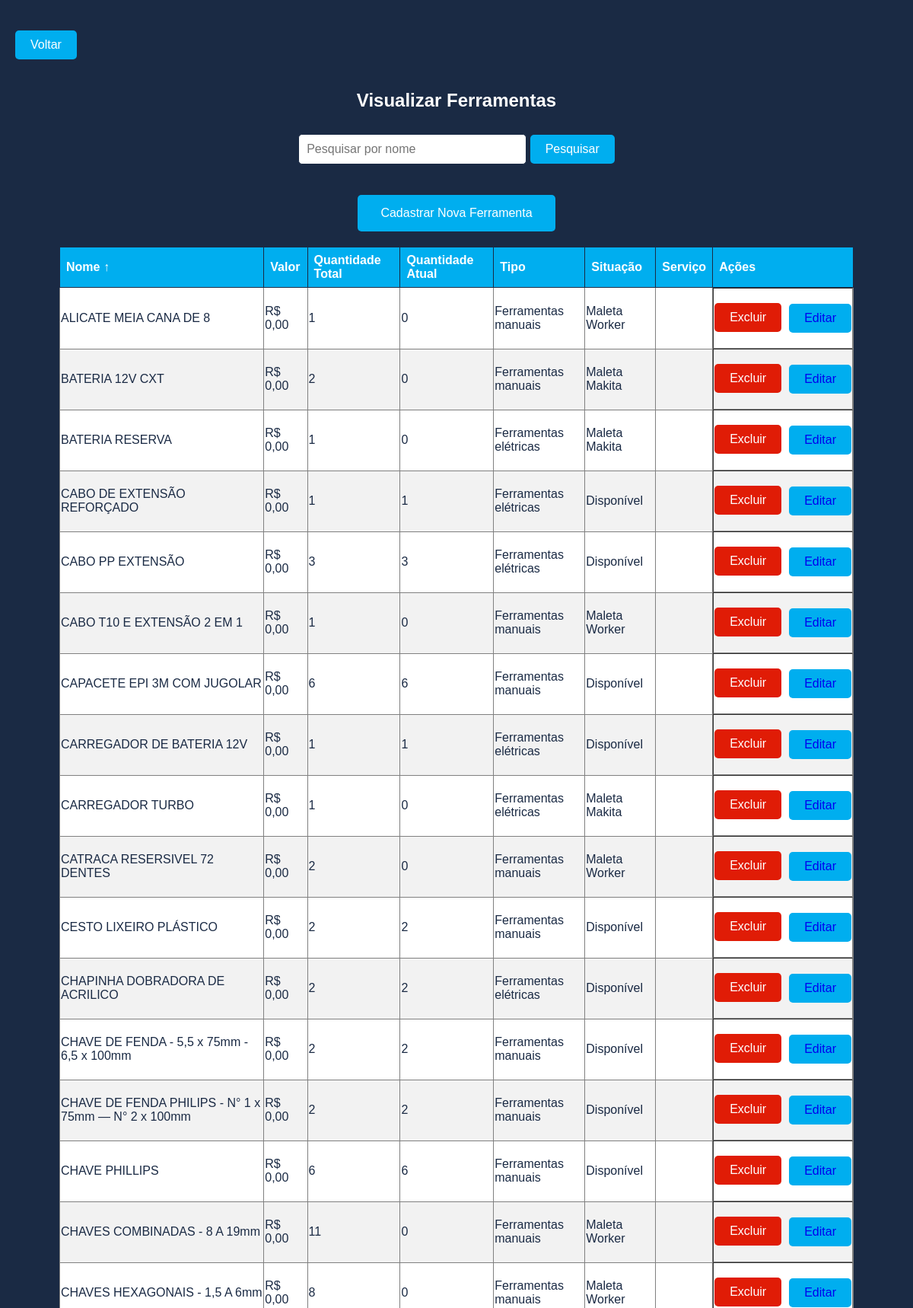
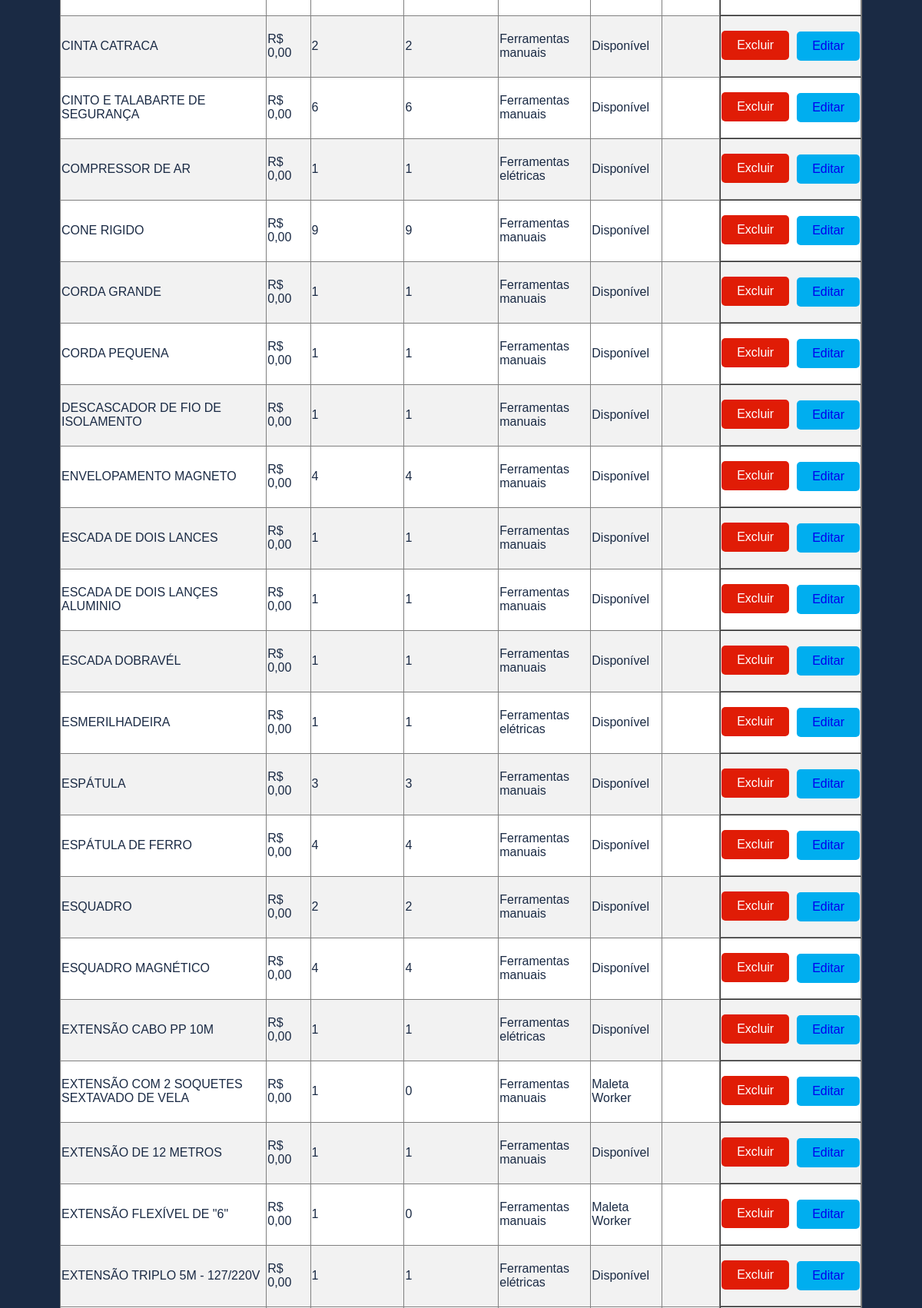
The page /menu/ferramentas/index.php (signed in, upper part) on the database its author committed (2 pictures, top to bottom).
### tables this page shows
CREATE TABLE IF NOT EXISTS `ferramentas` (
  `id_ferramenta` int NOT NULL AUTO_INCREMENT,
  `nome` varchar(250) NOT NULL,
  `valor` decimal(10,2) NOT NULL,
  `quantidade_total` int NOT NULL,
  `quantidade_atual` int NOT NULL,
  `tipo` varchar(250) NOT NULL,
  `situacao` varchar(250) DEFAULT 'Disponível',
  `nome_num` varchar(250) DEFAULT NULL,
  PRIMARY KEY (`id_ferramenta`),
  UNIQUE KEY `id` (`id_ferramenta`),
  KEY `fk_ordem_servico` (`nome_num`)
);

CREATE TABLE IF NOT EXISTS `maletas` (
  `id_maleta` int NOT NULL AUTO_INCREMENT,
  `nome` varchar(250) NOT NULL,
  `custo` float NOT NULL,
  `situacao` enum('Disponível','Em uso') NOT NULL DEFAULT 'Disponível',
  `nome_num` varchar(250) DEFAULT NULL,
  PRIMARY KEY (`id_maleta`),
  UNIQUE KEY `id` (`id_maleta`),
  UNIQUE KEY `nome` (`nome`),
  KEY `fk_ordem_servico` (`nome_num`)
);

### menu/ferramentas/index.php (the view, shortened to what this page needs)
<?php
include '../conn.php';
$search = isset($_GET['search']) ? $_GET['search'] : '';
$organizar_coluna = isset($_GET['sort_column']) ? $_GET['sort_column'] : 'nome';
$organizar_direcao = isset($_GET['sort_direction']) ? $_GET['sort_direction'] : 'ASC';
$nova_organizar_direcao = ($organizar_direcao === 'ASC') ? 'DESC' : 'ASC';
$query = "SELECT f.*, m.nome AS nome_maleta
          FROM ferramentas f
          LEFT JOIN ferramenta_maleta fm ON f.id_ferramenta = fm.id_ferramenta
          LEFT JOIN maletas m ON fm.id_maleta = m.id_maleta
          WHERE f.nome LIKE ?
          ORDER BY $organizar_coluna $organizar_direcao";
$stmt = $conn->prepare($query);
$search_param = '%' . $search . '%';
$stmt->bind_param('s', $search_param);
$stmt->execute();
$result = $stmt->get_result();
?>
<!DOCTYPE html>
<html lang="pt-BR">
<head>
    <link rel="stylesheet" href="style.css">
</head>
<body>
    <div class='back-button'>
        <a href='..'>Voltar</a>
    </div>
    <h2>Visualizar Ferramentas</h2>
    <form method='GET' action='#'>
        <input type='text' name='search' placeholder='Pesquisar por nome' value='<?php echo htmlspecialchars($search); ?>'>
        <button type='submit'>Pesquisar</button>
    </form>
    <a href='cadastrar_ferramenta'><button>Cadastrar Nova Ferramenta</button></a>
    <table border='1' class="table-container">
        <thead>
            <tr>
                <th class="table-header">
                    <a href='?sort_column=nome&amp;sort_direction=<?php echo $nova_organizar_direcao; ?>&amp;search=<?php echo urlencode($search); ?>'>
                        Nome <?php echo ($organizar_coluna === 'nome' ? ($organizar_direcao === 'ASC' ? '↑' : '↓') : ''); ?>
                    </a>
                </th>
                <th class="table-header">
                    <a href='../ferramentas?sort_column=valor&amp;sort_direction=<?php echo $nova_organizar_direcao; ?>&amp;search=<?php echo urlencode($search); ?>'>
                        Valor <?php echo ($organizar_coluna === 'valor' ? ($organizar_direcao === 'ASC' ? '↑' : '↓') : ''); ?>
                    </a>
                </th>
                <th class="table-header">
                    <a href='../ferramentas?sort_column=quantidade_total&amp;sort_direction=<?php echo $nova_organizar_direcao; ?>&amp;search=<?php echo urlencode($search); ?>'>
                        Quantidade Total <?php echo ($organizar_coluna === 'quantidade_total' ? ($organizar_direcao === 'ASC' ? '↑' : '↓') : ''); ?>
                    </a>
                </th>
                <th class="table-header">
                    <a href='../ferramentas?sort_column=quantidade_atual&amp;sort_direction=<?php echo $nova_organizar_direcao; ?>&amp;search=<?php echo urlencode($search); ?>'>
                        Quantidade Atual <?php echo ($organizar_coluna === 'quantidade_atual' ? ($organizar_direcao === 'ASC' ? '↑' : '↓') : ''); ?>
                    </a>
                </th>
                <th class="table-header">
                    <a href='../ferramentas?sort_column=tipo&amp;sort_direction=<?php echo $nova_organizar_direcao; ?>&amp;search=<?php echo urlencode($search); ?>'>
                        Tipo <?php echo ($organizar_coluna === 'tipo' ? ($organizar_direcao === 'ASC' ? '↑' : '↓') : ''); ?>
                    </a>
                </th>
                <th class="table-header">
                    <a href='../ferramentas?sort_column=situacao&amp;sort_direction=<?php echo $nova_organizar_direcao; ?>&amp;search=<?php echo urlencode($search); ?>'>
                        Situação <?php echo ($organizar_coluna === 'situacao' ? ($organizar_direcao === 'ASC' ? '↑' : '↓') : ''); ?>
                    </a>
                </th>
                <th class="table-header">
                    <a href='../ferramentas?sort_column=nome_num&amp;sort_direction=<?php echo $nova_organizar_direcao; ?>&amp;search=<?php echo urlencode($search); ?>'>
                        Serviço <?php echo ($organizar_coluna === 'nome_num' ? ($organizar_direcao === 'ASC' ? '↑' : '↓') : ''); ?>
                    </a>
                </th>
                <th>Ações</th>
            </tr>
        </thead>
        <tbody>
            <?php if ($result->num_rows > 0): ?>
                <?php while ($row = $result->fetch_assoc()): $situacao = !is_numeric($row['situacao']) ? $row['situacao'] : $row['nome_maleta']; ?>
                    <tr>
                        <td><?php echo htmlspecialchars($row['nome']); ?></td>
                        <td><?php echo "R$ " . number_format($row['valor'], 2, ',', '.'); ?></td>
                        <td><?php echo htmlspecialchars($row['quantidade_total']); ?></td>
                        <td><?php echo htmlspecialchars($row['quantidade_atual']); ?></td>
                        <td><?php echo htmlspecialchars($row['tipo']); ?></td>
                        <td><?php echo htmlspecialchars($situacao); ?></td>
                        <td><?php echo htmlspecialchars((string)($row['nome_num'] ?? '')); ?></td>
                        <td class="actions">
                            <?php if (isset($_SESSION['user_type']) && $_SESSION['user_type'] == 1): ?>
                                <form action='deletar_ferramenta.php' method='POST' style='display:inline;' onsubmit="return confirm('Tem certeza que deseja excluir esta ferramenta?');">
                                    <button type='submit' class="delete-button">Excluir</button>
                                </form>
                            <?php endif; ?>
                            <button class="edit-button"><a href=' editar_ferramenta?id_ferramenta=<?php echo urlencode($row['id_ferramenta']); ?>'>Editar</a></button>
                        </td>
                    </tr>
                <?php endwhile; ?>
            <?php else: ?>
                <tr>
                    <td colspan='8'>Nenhuma ferramenta cadastrada.</td>
                </tr>
            <?php endif; ?>
        </tbody>
    </table>
</body>
</html>

### menu/ferramentas/style.css (style rules this page uses)
body { min-height: 100vh; display: flex; flex-direction: column; justify-content: center; }
h2 { text-align: center; color: var(--cor-branca); margin-top: 20px; }
a { text-decoration: none; }
a button { background-color: var(--accent-color); color: var(--secondary-color); border: none; padding: 15px 30px; border-radius: 5px; cursor: pointer; display: block; margin: 20px auto; }
table { width: 90%; margin: 0 auto; }
.table-header a { color: var(--secondary-color); text-decoration: none; font-weight: bold; }
table tr:nth-child(even) { background-color: var(--neutral-color); }
.edit-button { background-color: var(--accent-color); color: var(--secondary-color); border: none; padding: 10px 20px; border-radius: var(--border-radius); cursor: pointer; font-size: 1em; transition: background-color 0.3s ease; }
th { color: var(--secondary-color); }
td.actions { display: flex; justify-content: center; align-items: center; gap: 10px; }
form { text-align: center; margin-bottom: 20px; }
form input[type="text"] { width: 300px; }
form button { background-color: var(--accent-color); margin-top: 0; }

### menu/styles.css (style rules this page uses)
body { background-color: var(--primary-color); font-family: var(--font-family); color: var(--secondary-color); margin: 0; padding: 20px; font-family: Arial, Helvetica, sans-serif; }
h1, h2, h3 { margin-bottom: 30px; }
button { background-color: var(--accent-color); color: var(--secondary-color); border: none; padding: 10px 20px; border-radius: var(--border-radius); cursor: pointer; font-size: 1em; transition: background-color 0.3s ease; }
.back-button { margin: 20px; }
.back-button a { background-color: var(--accent-color); color: var(--secondary-color); text-decoration: none; transition: background-color 0.2s, color 0.2s; font-weight: 500; font-size: 1rem; display: inline-block; padding: 10px 20px; border-radius: var(--border-radius); }
.back-button { margin: 20px 0; text-align: left; }
.table-style, table { width: 100%; border-collapse: collapse; background-color: var(--secondary-color); color: var(--primary-color); }
.table-style th, table th { background-color: var(--accent-color); color: var(--secondary-color); border: 1px solid var(--primary-color); padding: 8px; text-align: left; }
.table-style tr:nth-child(even), table tr:nth-child(even) { background-color: var(--neutral-color); }
input[type="text"], input[type="tel"], input[type="email"], select, textarea { width: 100%; padding: 10px; border: 1px solid var(--primary-color); border-radius: var(--border-radius); box-sizing: border-box; font-size: 1em; }
.delete-button { background-color: #e01c06; color: white; margin-top: 18px; border: none; padding: 10px 20px; border-radius: var(--border-radius); cursor: pointer; font-size: 1em; transition: background-color 0.3s ease; }

### menu/config.css (style rules this page uses)
:root { --primary-color: #1A2A44; --secondary-color: #FFFFFF; --accent-color: #00AEEF; --accent-hover-color: #008FCC; --neutral-color: #F2F2F2; --font-family: Arial, sans-serif; --border-radius: 5px; --container-radius: 10px; --shadow: 0 0 15px rgba(0, 0, 0, 0.2); }

### rows shown on the page
ferramentas: nome "ALICATE MEIA CANA DE 8", valor "0,00", quantidade_total "1", quantidade_atual "0", tipo "Ferramentas manuais", maletas.nome "Maleta Worker"
ferramentas: nome "BATERIA 12V CXT", valor "0,00", quantidade_total "2", quantidade_atual "0", tipo "Ferramentas manuais", maletas.nome "Maleta Makita"
ferramentas: nome "BATERIA RESERVA", valor "0,00", quantidade_total "1", quantidade_atual "0", tipo "Ferramentas elétricas", maletas.nome "Maleta Makita"
ferramentas: nome "CABO DE EXTENSÃO REFORÇADO", valor "0,00", quantidade_total "1", quantidade_atual "1", tipo "Ferramentas elétricas", situacao "Disponível"
ferramentas: nome "CABO PP EXTENSÃO", valor "0,00", quantidade_total "3", quantidade_atual "3", tipo "Ferramentas elétricas", situacao "Disponível"
ferramentas: nome "CABO T10 E EXTENSÃO 2 EM 1", valor "0,00", quantidade_total "1", quantidade_atual "0", tipo "Ferramentas manuais", maletas.nome "Maleta Worker"
ferramentas: nome "CAPACETE EPI 3M COM JUGOLAR", valor "0,00", quantidade_total "6", quantidade_atual "6", tipo "Ferramentas manuais", situacao "Disponível"
ferramentas: nome "CARREGADOR DE BATERIA 12V", valor "0,00", quantidade_total "1", quantidade_atual "1", tipo "Ferramentas elétricas", situacao "Disponível"
ferramentas: nome "CARREGADOR TURBO", valor "0,00", quantidade_total "1", quantidade_atual "0", tipo "Ferramentas elétricas", maletas.nome "Maleta Makita"
ferramentas: nome "CATRACA RESERSIVEL 72 DENTES", valor "0,00", quantidade_total "2", quantidade_atual "0", tipo "Ferramentas manuais", maletas.nome "Maleta Worker"
ferramentas: nome "CESTO LIXEIRO PLÁSTICO", valor "0,00", quantidade_total "2", quantidade_atual "2", tipo "Ferramentas manuais", situacao "Disponível"
ferramentas: nome "CHAPINHA DOBRADORA DE ACRILICO", valor "0,00", quantidade_total "2", quantidade_atual "2", tipo "Ferramentas elétricas", situacao "Disponível"
ferramentas: nome "CHAVE DE FENDA - 5,5 x 75mm - 6,5 x 100mm", valor "0,00", quantidade_total "2", quantidade_atual "2", tipo "Ferramentas manuais", situacao "Disponível"
ferramentas: nome "CHAVE DE FENDA PHILIPS - N° 1 x 75mm — N° 2 x 100mm", valor "0,00", quantidade_total "2", quantidade_atual "2", tipo "Ferramentas manuais", situacao "Disponível"
ferramentas: nome "CHAVE PHILLIPS", valor "0,00", quantidade_total "6", quantidade_atual "6", tipo "Ferramentas manuais", situacao "Disponível"
ferramentas: nome "CHAVES COMBINADAS - 8 A 19mm", valor "0,00", quantidade_total "11", quantidade_atual "0", tipo "Ferramentas manuais", maletas.nome "Maleta Worker"
ferramentas: nome "CHAVES HEXAGONAIS - 1,5 A 6mm", valor "0,00", quantidade_total "8", quantidade_atual "0", tipo "Ferramentas manuais", maletas.nome "Maleta Worker"
ferramentas: nome "CINTA CATRACA", valor "0,00", quantidade_total "2", quantidade_atual "2", tipo "Ferramentas manuais", situacao "Disponível"
ferramentas: nome "CINTO E TALABARTE DE SEGURANÇA", valor "0,00", quantidade_total "6", quantidade_atual "6", tipo "Ferramentas manuais", situacao "Disponível"
ferramentas: nome "COMPRESSOR DE AR", valor "0,00", quantidade_total "1", quantidade_atual "1", tipo "Ferramentas elétricas", situacao "Disponível"
ferramentas: nome "CONE RIGIDO", valor "0,00", quantidade_total "9", quantidade_atual "9", tipo "Ferramentas manuais", situacao "Disponível"
ferramentas: nome "CORDA GRANDE", valor "0,00", quantidade_total "1", quantidade_atual "1", tipo "Ferramentas manuais", situacao "Disponível"
ferramentas: nome "CORDA PEQUENA", valor "0,00", quantidade_total "1", quantidade_atual "1", tipo "Ferramentas manuais", situacao "Disponível"
ferramentas: nome "DESCASCADOR DE FIO DE ISOLAMENTO", valor "0,00", quantidade_total "1", quantidade_atual "1", tipo "Ferramentas manuais", situacao "Disponível"
ferramentas: nome "ENVELOPAMENTO MAGNETO", valor "0,00", quantidade_total "4", quantidade_atual "4", tipo "Ferramentas manuais", situacao "Disponível"
ferramentas: nome "ESCADA DE DOIS LANCES", valor "0,00", quantidade_total "1", quantidade_atual "1", tipo "Ferramentas manuais", situacao "Disponível"
ferramentas: nome "ESCADA DE DOIS LANÇES ALUMINIO", valor "0,00", quantidade_total "1", quantidade_atual "1", tipo "Ferramentas manuais", situacao "Disponível"
ferramentas: nome "ESCADA DOBRAVÉL", valor "0,00", quantidade_total "1", quantidade_atual "1", tipo "Ferramentas manuais", situacao "Disponível"
ferramentas: nome "ESMERILHADEIRA", valor "0,00", quantidade_total "1", quantidade_atual "1", tipo "Ferramentas elétricas", situacao "Disponível"
ferramentas: nome "ESPÁTULA", valor "0,00", quantidade_total "3", quantidade_atual "3", tipo "Ferramentas manuais", situacao "Disponível"
ferramentas: nome "ESPÁTULA DE FERRO", valor "0,00", quantidade_total "4", quantidade_atual "4", tipo "Ferramentas manuais", situacao "Disponível"
ferramentas: nome "ESQUADRO", valor "0,00", quantidade_total "2", quantidade_atual "2", tipo "Ferramentas manuais", situacao "Disponível"
ferramentas: nome "ESQUADRO MAGNÉTICO", valor "0,00", quantidade_total "4", quantidade_atual "4", tipo "Ferramentas manuais", situacao "Disponível"
ferramentas: nome "EXTENSÃO CABO PP 10M", valor "0,00", quantidade_total "1", quantidade_atual "1", tipo "Ferramentas elétricas", situacao "Disponível"
ferramentas: nome "EXTENSÃO COM 2 SOQUETES SEXTAVADO DE VELA", valor "0,00", quantidade_total "1", quantidade_atual "0", tipo "Ferramentas manuais", maletas.nome "Maleta Worker"
ferramentas: nome "EXTENSÃO DE 12 METROS", valor "0,00", quantidade_total "1", quantidade_atual "1", tipo "Ferramentas manuais", situacao "Disponível"
ferramentas: nome "EXTENSÃO FLEXÍVEL DE \"6\"", valor "0,00", quantidade_total "1", quantidade_atual "0", tipo "Ferramentas manuais", maletas.nome "Maleta Worker"
ferramentas: nome "EXTENSÃO TRIPLO 5M - 127/220V", valor "0,00", quantidade_total "1", quantidade_atual "1", tipo "Ferramentas elétricas", situacao "Disponível"
